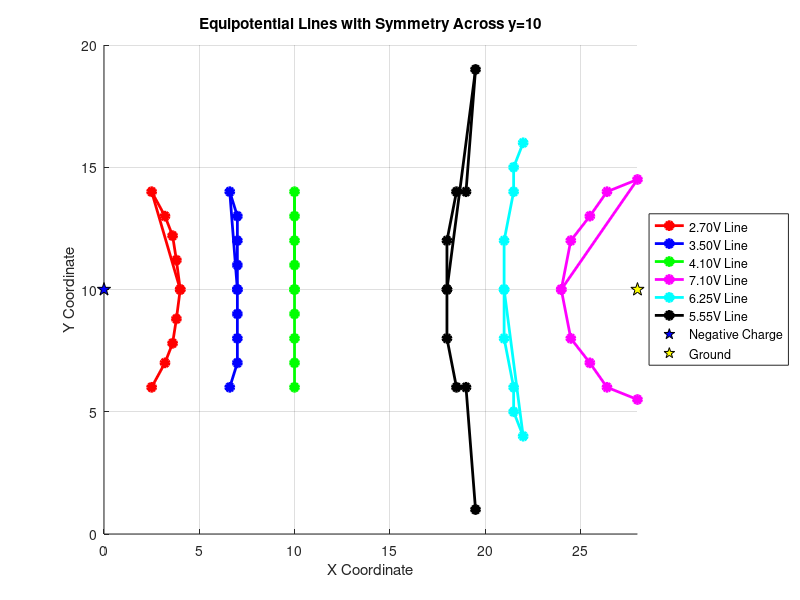

This figure's MATLAB source:
% MATLAB Code to draw equipotential lines with symmetric points across y=10

% Define original points and voltages
voltages = [2.70, 3.50, 4.10, 7.10, 6.25, 5.55];
originalPoints = {
    [4, 10; 3.8, 11.2; 3.6, 12.2; 3.2, 13; 2.5, 14],      % 2.70V
    [7, 10; 7, 11; 7, 12; 7, 13; 6.6, 14],                % 3.50V
    [10, 10; 10, 11; 10, 12; 10, 13; 10, 14],             % 4.10V
    [24, 10; 24.5, 12; 25.5, 13; 26.4, 14; 28, 14.5],     % 7.10V
    [21, 10; 21, 8; 21.5, 6; 21.5, 5; 22, 4],             % 6.25V
    [18, 10; 18, 12; 18.5, 14; 19, 14; 19.5, 19]           % 5.55V
};

% Generating symmetric points across y=10
symmetricPoints = cellfun(@(pts) [pts(:,1), 20 - pts(:,2)], originalPoints, 'UniformOutput', false);

% Combining original and symmetric points
allPoints = cellfun(@(orig, sym) [orig; sym], originalPoints, symmetricPoints, 'UniformOutput', false);

% Colors for each voltage level
colors = ['r', 'b', 'g', 'm', 'c', 'k']; % Assigning a different color for each voltage level

% Create a figure to plot
figure;
hold on;

% Initialize plot handles array for legend including space for negative and ground
plotHandles = zeros(1, length(voltages) + 2); % +2 for negative and ground

% Plotting points and connecting them for each voltage level
for i = 1:length(voltages)
    % Combined points for original and symmetric
    pts = allPoints{i};
    
    % Plot points and lines, storing handle
    plotHandles(i) = plot(pts(:,1), pts(:,2), 'o-', 'MarkerEdgeColor', colors(i),...
                          'MarkerFaceColor', colors(i), 'Color', colors(i), 'LineWidth', 2);
end

% Additional plot settings
title('Equipotential Lines with Symmetry Across y=10');
xlabel('X Coordinate');
ylabel('Y Coordinate');
axis([0 28 0 20]); % Adjust based on your coordinate system
grid on;

% Plotting and storing handle for the negative charge and ground locations
plotHandles(end-1) = plot(0, 10, 'kp', 'MarkerSize', 10, 'MarkerFaceColor', 'blue'); % Negative Charge
plotHandles(end) = plot(28, 10, 'kp', 'MarkerSize', 10, 'MarkerFaceColor', 'yellow'); % Ground

% Generate legend labels for voltages
voltageLabels = arrayfun(@(v) sprintf('%0.2fV Line', v), voltages, 'UniformOutput', false);
% Adding labels for negative charge and ground
legendLabels = [voltageLabels, {'Negative Charge', 'Ground'}];

% Create legend using plot handles and labels
legend(plotHandles, legendLabels, 'Location', 'eastoutside');

hold off;

% Save the figure as an EPS file
saveas(gcf, 'EquipotentialLines.eps', 'epsc');

